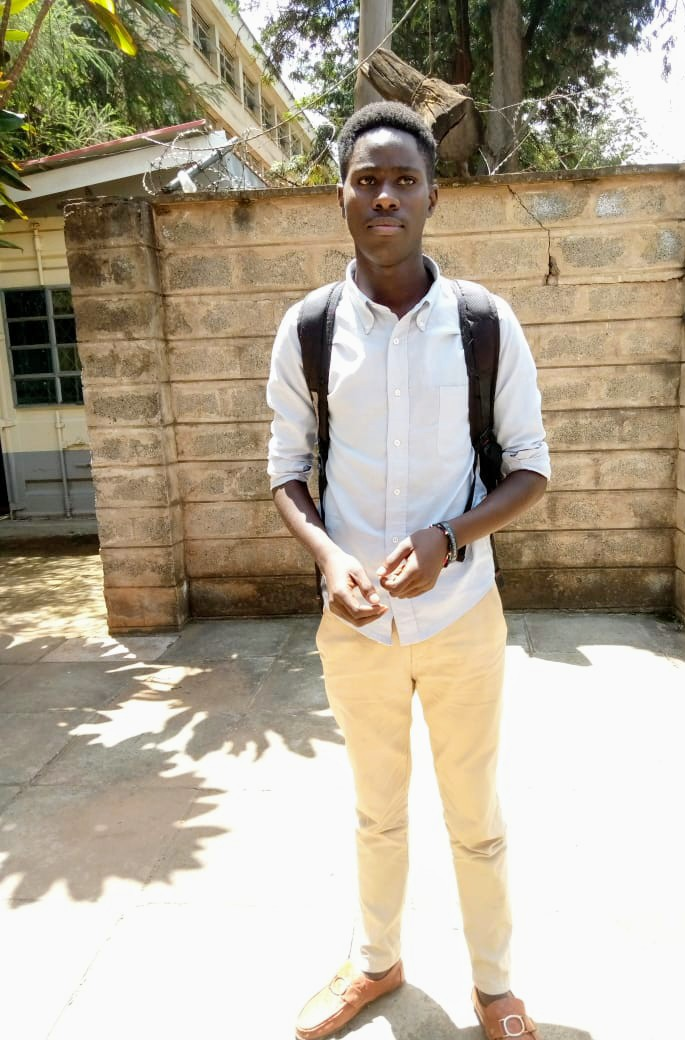
#> input picture Day3CV/assets/003.jpg, 685 x 1040 px
$ python app2.py
#> lines starting #> are read from the running program, lines starting #| are printed output that depends on the picture
import cv2
#read image
img = cv2.imread('assets/003.jpg', cv2.IMREAD_COLOR)
#> img is the input picture: shape (1040, 685, 3); mean B, G, R 147.6, 166.7, 177.3
#resize image
img = cv2.resize(img , (400, 400))
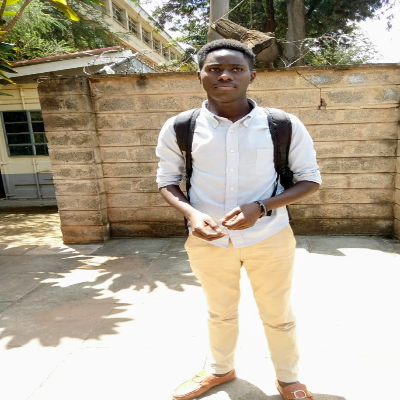
#> img: shape (400, 400, 3); mean B, G, R 147.5, 166.6, 177.2

#display image
cv2.imshow('Image', img)

#wait an infinite amount of time
cv2.waitKey(0)
#destroy window on click of any button
cv2.destroyAllWindows()
